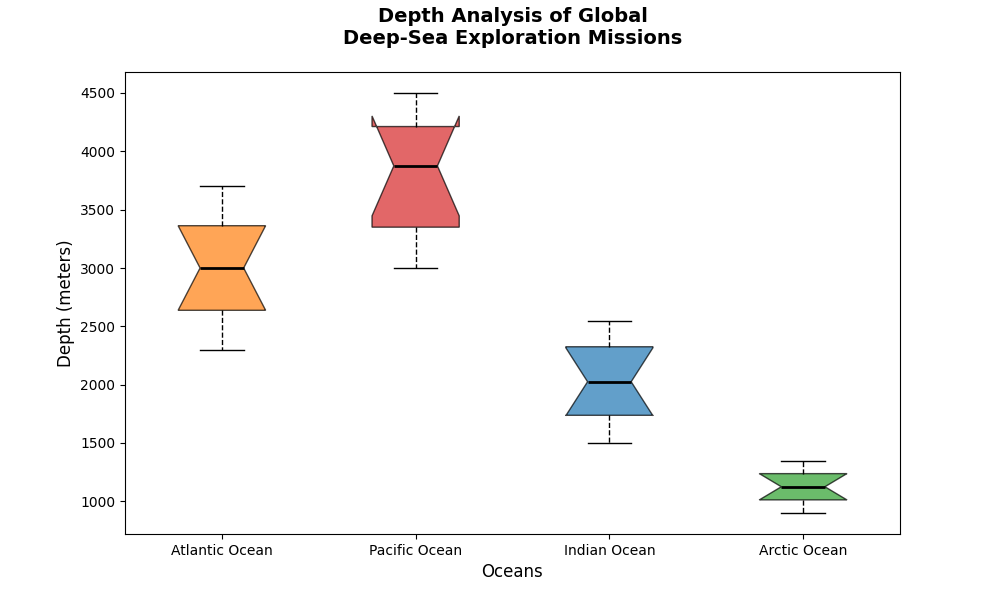

Here is the Python script that generated this plot:
import matplotlib.pyplot as plt

atlantic_depths = [2300, 2450, 2600, 2750, 2900, 3100, 3250, 3400, 3500, 3700]
pacific_depths = [3000, 3150, 3300, 3500, 3750, 4000, 4100, 4250, 4400, 4500]
indian_depths = [1500, 1600, 1700, 1850, 1950, 2100, 2250, 2350, 2450, 2550]
arctic_depths = [900, 950, 1000, 1050, 1100, 1150, 1200, 1250, 1300, 1350]

data = [atlantic_depths, pacific_depths, indian_depths, arctic_depths]
oceans = ['Atlantic Ocean', 'Pacific Ocean', 'Indian Ocean', 'Arctic Ocean']

fig, ax = plt.subplots(figsize=(10, 6))

boxplot = ax.boxplot(data, vert=True, patch_artist=True, labels=oceans, notch=True)

colors = ['#ff7f0e', '#d62728', '#1f77b4', '#2ca02c']  # shuffled order of original colors
for patch, color in zip(boxplot['boxes'], colors):
    patch.set_facecolor(color)
    patch.set_alpha(0.7)

plt.setp(boxplot['whiskers'], color='black', linestyle='--')
plt.setp(boxplot['caps'], color='black')
plt.setp(boxplot['medians'], color='black', linewidth=2)

ax.set_title('Depth Analysis of Global\nDeep-Sea Exploration Missions', fontsize=14, weight='bold', pad=20)
ax.set_ylabel('Depth (meters)', fontsize=12)
ax.set_xlabel('Oceans', fontsize=12)

plt.show()
